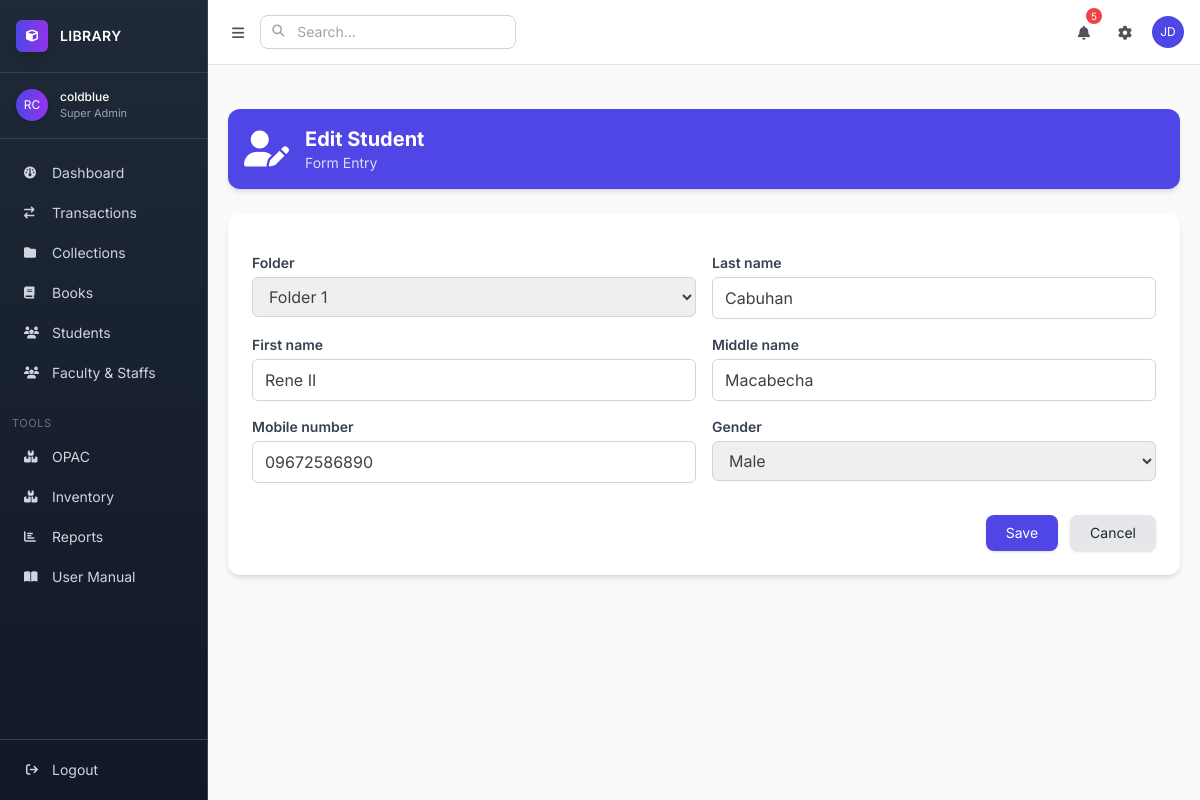
The page /registrar/students/5/edit/ (signed in) on the database its author committed.
### apps/app1/models.py (models this page shows, shortened)
class Student(models.Model):
    folder = models.ForeignKey(Folder, on_delete=models.SET_NULL, null=True, blank=True, related_name="students")
    last_name = models.CharField(max_length=150)
    first_name = models.CharField(max_length=150)
    middle_name = models.CharField(max_length=150, blank=True, null=True)
    mobile_number = models.CharField(max_length=20, blank=True, null=True)
    GENDER_CHOICES = [
        ('M', 'Male'),
        ('F', 'Female'),
        ('O', 'Other'),
    ]
    gender = models.CharField(max_length=1, choices=GENDER_CHOICES)

### apps/app1/views.py (the view)
# urls.py: path("students/<int:pk>/edit/", views.student_update, name="student_update"),
@login_required
def student_update(request, pk):
    student = get_object_or_404(Student, pk=pk)
    if request.method == "POST":
        form = StudentForm(request.POST, instance=student)
        if form.is_valid():
            form.save()
            return redirect("student_list")  # corrected
    else:
        form = StudentForm(instance=student)
    return render(request, "app1/student/student_form.html", {"form": form, "title": "Edit Student"})

### apps/app1/forms.py
class StudentForm(forms.ModelForm):
    class Meta:
        model = Student
        fields = "__all__"
        widgets = {
            'folder': forms.Select(attrs={
                'class': 'border border-gray-300 rounded-md px-3 py-2 w-full'
            }),
            'last_name': forms.TextInput(attrs={
                'class': 'border border-gray-300 rounded-md px-3 py-2 w-full'
            }),
            'first_name': forms.TextInput(attrs={
                'class': 'border border-gray-300 rounded-md px-3 py-2 w-full'
            }),
            'middle_name': forms.TextInput(attrs={
                'class': 'border border-gray-300 rounded-md px-3 py-2 w-full'
            }),
            'mobile_number': forms.TextInput(attrs={
                'class': 'border border-gray-300 rounded-md px-3 py-2 w-full'
            }),
            'gender': forms.Select(attrs={
                'class': 'border border-gray-300 rounded-md px-3 py-2 w-full'
            }),
        }

### apps/app1/models.py (called while the page is built)
    def __str__(self):
        return self.folder_name

### templates/app1/student/student_form.html (shortened to what this page needs)
{% extends 'base.html' %}
{% block content %}
<div class="flex items-center p-4 my-6 text-white bg-indigo-600 rounded-xl shadow-md">
    <i class="fas fa-user-edit text-4xl mr-4"></i>
    <div>
        <h1 class="text-xl font-bold">{{ title }}</h1>
        <p class="text-sm opacity-80">Form Entry</p>
    </div>
</div>
<div class="my-6 bg-white rounded-xl shadow-md p-6">
    <form method="POST" class="space-y-4">
        <div class="grid grid-cols-1 md:grid-cols-2 gap-4">
            {% for field in form %}
            <div>
                <label for="{{ field.id_for_label }}" class="block text-sm font-semibold text-gray-700 mb-1">
                    {{ field.label }}
                </label>
                {{ field }}
            </div>
            {% endfor %}
        </div>
        <div class="flex justify-end gap-3 pt-4">
            <button type="submit"
                class="px-5 py-2 bg-indigo-600 hover:bg-indigo-700 text-white rounded-lg shadow text-sm">
                Save
            </button>
            <a href="{% url 'student_list' %}"
                class="px-5 py-2 bg-gray-200 hover:bg-gray-300 text-gray-800 rounded-lg shadow text-sm">
                Cancel
            </a>
        </div>
    </form>
</div>
{% endblock %}

### templates/base.html (shortened to what this page needs)
{% load static %} {% load custom_filters %}
<!DOCTYPE html>
<html lang="en">
	<head>
		<script src="https://cdn.tailwindcss.com"></script>
		<link rel="stylesheet" href="https://cdnjs.cloudflare.com/ajax/libs/font-awesome/6.4.0/css/all.min.css" />
		<link href="https://cdn.jsdelivr.net/npm/select2@4.1.0/dist/css/select2.min.css" rel="stylesheet" />
	</head>
	<body class="bg-soft-50 text-soft-700">
		<div class="flex h-screen overflow-hidden">
			<aside class="thin-sidebar w-16 lg:w-52 dark-sidebar border-r border-gray-700 flex flex-col">
				<div class="px-4 py-5 border-b border-gray-700">
					<div class="flex items-center space-x-2 lg:space-x-3">
						<div class="w-8 h-8 rounded-md bg-gradient-to-r from-accent-500 to-purple-600 flex items-center justify-center text-white text-xs shadow-lg">
							<i class="fa-solid fa-cube"></i>
						</div>
						<span class="hidden lg:block text-sm tracking-wide font-semibold text-white"> LIBRARY </span>
					</div>
				</div>
				<div class="px-4 py-4 border-b border-gray-700 flex items-center space-x-3">
					<div class="h-8 w-8 rounded-full bg-gradient-to-r from-accent-500 to-purple-600 text-white flex items-center justify-center text-xs shadow-md">RC</div>
					<div class="hidden lg:block">
						<p class="text-xs font-medium text-white">{{ request.user.get_full_name|default:request.user.username }}</p>
						<p class="text-[11px] text-gray-400">{{ request.user.role|default:"Super Admin" }}</p>
					</div>
				</div>
				<nav class="flex-1 overflow-y-auto slim-scrollbar py-4">
					<ul class="space-y-1 px-3 text-sm">
						<li>
							<a href="{% url 'dashboard' %}" class="flex items-center px-3 py-2 rounded-lg hover:bg-gray-700 transition-all duration-200 {% if request.resolver_match.url_name == 'dashboard' %} bg-gray-700 text-white {% else %} text-gray-300 {% endif %}">
								<i class="fa-solid fa-gauge text-xs w-4"></i>
								<span class="hidden lg:block ml-3">Dashboard</span>
							</a>
						</li>
						<li>
							<a href="{% url 'transaction_list' %}" class="flex items-center px-3 py-2 rounded-lg hover:bg-gray-700 transition-all duration-200 {% if request.resolver_match.url_name == 'transaction_list' %} bg-gray-700 text-white {% else %} text-gray-300 {% endif %}">
								<i class="fa-solid fa-arrow-right-arrow-left text-xs w-4"></i>
								<span class="hidden lg:block ml-3">Transactions</span>
							</a>
						</li>
						<li>
							<a href="{% url 'collection_list' %}" class="flex items-center px-3 py-2 rounded-lg hover:bg-gray-700 transition-all duration-200 {% if request.resolver_match.url_name == 'collection_list' %} bg-gray-700 text-white {% else %} text-gray-300 {% endif %}">
								<i class="fa-solid fa-folder text-xs w-4"></i>
								<span class="hidden lg:block ml-3">Collections</span>
							</a>
						</li>
						<li>
							<a href="{% url 'book_list' %}" class="flex items-center px-3 py-2 rounded-lg hover:bg-gray-700 transition-all duration-200 {% if request.resolver_match.url_name == 'book_list' %} bg-gray-700 text-white {% else %} text-gray-300 {% endif %}">
								<i class="fa-solid fa-book text-xs w-4"></i>
								<span class="hidden lg:block ml-3">Books</span>
							</a>
						</li>
						<li>
							<a href="{% url 'library_students' %}" class="flex items-center px-3 py-2 rounded-lg hover:bg-gray-700 transition-all duration-200 {% if request.resolver_match.url_name == 'library_students' %} bg-gray-700 text-white {% else %} text-gray-300 {% endif %}">
								<i class="fa-solid fa-users text-xs w-4"></i>
								<span class="hidden lg:block ml-3">Students</span>
							</a>
						</li>
						<li>
							<a href="{% url 'library_students' %}" class="flex items-center px-3 py-2 rounded-lg hover:bg-gray-700 transition-all duration-200 {% if request.resolver_match.url_name == 'staffs' %} bg-gray-700 text-white {% else %} text-gray-300 {% endif %}">
								<i class="fa-solid fa-users text-xs w-4"></i>
								<span class="hidden lg:block ml-3">Faculty & Staffs</span>
							</a>
						</li>
					</ul>
					<div class="hidden lg:block px-3 mt-6 mb-2 text-[11px] uppercase text-gray-500 tracking-wider">Tools</div>
					<ul class="space-y-1 px-3 text-sm">
						<li>
							<a href="{% url 'opac' %}" class="flex items-center px-3 py-2 rounded-lg hover:bg-gray-700 text-gray-300 transition-all duration-200">
								<i class="fa-solid fa-boxes text-xs w-4"></i>
								<span class="hidden lg:block ml-3">OPAC</span>
							</a>
						</li>
						<li>
							<a href="#" class="flex items-center px-3 py-2 rounded-lg hover:bg-gray-700 text-gray-300 transition-all duration-200">
								<i class="fa-solid fa-boxes text-xs w-4"></i>
								<span class="hidden lg:block ml-3">Inventory</span>
							</a>
						</li>
						<li>
							<a href="#" class="flex items-center px-3 py-2 rounded-lg hover:bg-gray-700 text-gray-300 transition-all duration-200">
								<i class="fa-solid fa-chart-bar text-xs w-4"></i>
								<span class="hidden lg:block ml-3">Reports</span>
							</a>
						</li>
						<li>
							<a href="{% url 'manual' %}" class="flex items-center px-3 py-2 rounded-lg hover:bg-gray-700 text-gray-300 transition-all duration-200 {% if request.resolver_match.url_name == 'manual' %} bg-gray-700 text-white {% else %} text-gray-300 {% endif %}">
								<i class="fa-solid fa-book-open text-xs w-4"></i>
								<span class="hidden lg:block ml-3">User Manual</span>
							</a>
						</li>
					</ul>
				</nav>
				<div class="border-t border-gray-700 p-3">
					{% if user.is_authenticated %}
					<form method="POST" action="{% url 'logout' %}">
						<button class="flex items-center w-full px-3 py-2 text-sm rounded-lg hover:bg-gray-700 text-gray-300 transition-all duration-200" type="submit">
							<i class="fa-solid fa-arrow-right-from-bracket text-xs w-4"></i>
							<span class="hidden lg:block ml-3">Logout</span>
						</button>
					</form>
					{% endif %}
				</div>
			</aside>
			<div class="flex-1 flex flex-col overflow-hidden">
				<header class="bg-white border-b border-soft-200 px-4 py-3 flex items-center justify-between">
					<div class="flex items-center space-x-2">
						<button id="sidebarToggle" class="p-2 rounded-md hover:bg-soft-100 text-soft-600">
							<i class="fa-solid fa-bars text-sm"></i>
						</button>
						<div class="relative">
							<i class="fa-solid fa-search absolute left-3 top-2 text-soft-400 text-xs"></i>
							<input type="text" placeholder="Search..." class="pl-9 pr-3 py-1.5 text-sm border border-soft-300 rounded-lg focus:ring-accent-500 focus:border-accent-500 w-48 lg:w-64" />
						</div>
					</div>
					<div class="flex items-center space-x-3">
						<button class="relative p-2 rounded-md hover:bg-soft-100 text-soft-600">
							<i class="fa-solid fa-bell text-sm"></i>
							<span class="absolute -top-1 -right-1 bg-red-500 text-white text-[10px] h-4 w-4 rounded-full flex items-center justify-center">5</span>
						</button>
						<button class="p-2 rounded-md hover:bg-soft-100 text-soft-600">
							<i class="fa-solid fa-gear text-sm"></i>
						</button>
						<div class="h-8 w-8 rounded-full bg-accent-500 text-white flex items-center justify-center text-xs">JD</div>
					</div>
				</header>
				<main class="flex-1 overflow-y-auto slim-scrollbar p-5 bg-soft-50">
					{% block content %}{% endblock %}
				</main>
			</div>
		</div>
	</body>
</html>

### templates/base.html (style rules this page uses)
* { font-family: "Inter", sans-serif; }
.thin-sidebar { transition: all 0.2s ease; }
.dark-sidebar { background: linear-gradient(180deg, #1f2937 0%, #111827 100%); }

### rows shown on the page
Student: form "Folder 1" "Cabuhan" "Rene II" "Macabecha" "09672586890" "Male"

### other values the page prints
{{ request.user.get_full_name|default:request.user.username }} "coldblue"
{{ request.user.role|default:"Super Admin" }} "Super Admin"
{{ title }} "Edit Student"
{{ field.label }} "Folder" "Last name" "First name" "Middle name" "Mobile number" "Gender"
